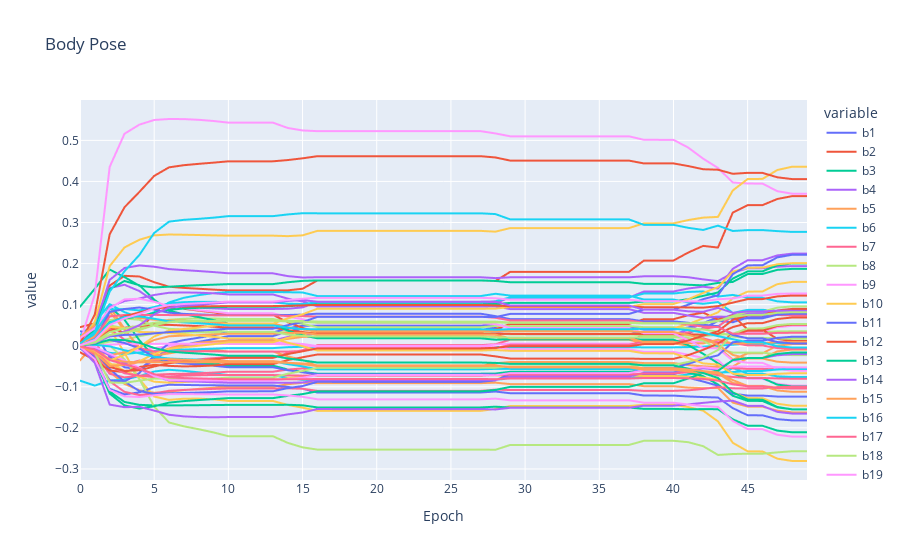

Notebook cell for this chart:
### Code cell
df = pd.DataFrame(store_epoch["body_pose"])
body_pose = ["b" + str(i + 1) for i in range(69)]
df.columns = body_pose
df["Epoch"] = df.index

fig = px.line(df, x="Epoch", y=body_pose, title="Body Pose")
fig.show()
